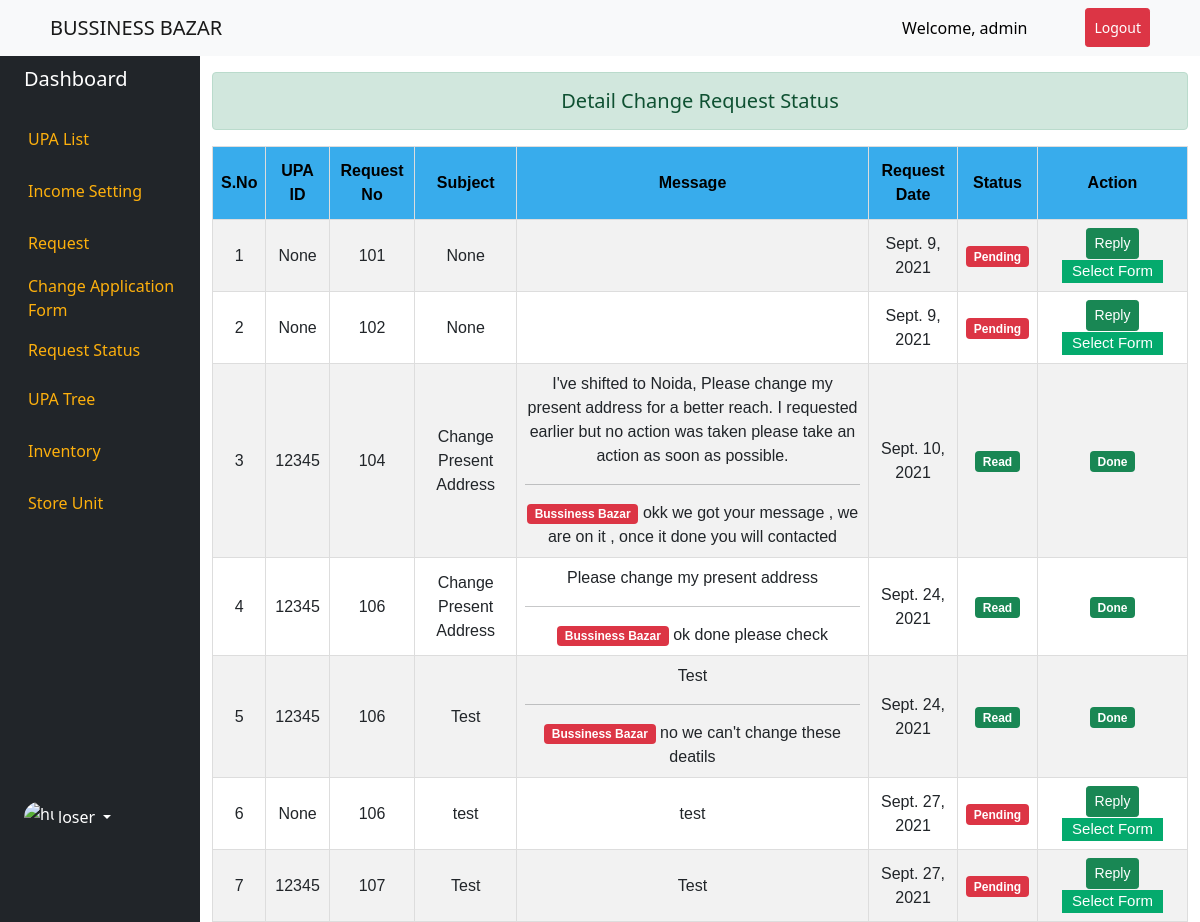
/change_request_status/ (signed in), run on the app's committed database.
### dashboard/models.py (models this page shows, shortened)
class UPAChangeRequest(models.Model):
    REQUEST_STATUS = (
        ('Pending','Pending'),
        ('Read','Read'),
    )
    user = models.ForeignKey(Profile,on_delete=models.CASCADE,blank=True, null=True,related_name="changes_request")
    upa_id = models.CharField(max_length=20,blank=True, null=True)
    subject = models.CharField(max_length=100,blank=True, null=True)
    message = models.TextField(blank=True, null=True)
    request_no = models.PositiveIntegerField(blank=True, null=True)
    request_date = models.DateField(auto_now=True,blank=True, null=True)
    status = models.CharField(max_length=20,choices=REQUEST_STATUS,default="Pending",blank=True, null=True)
    reply_message = models.TextField(blank=True, null=True)

### accounts/models.py (models this page shows, shortened)
class Profile(models.Model):
    user = models.OneToOneField(User, on_delete=models.CASCADE)
    uid_no = models.CharField(max_length=100,blank=True, null=True,verbose_name="UID No.")
    bio = models.TextField(max_length=500, blank=True)
    location = models.CharField(max_length=30, blank=True)
    birth_date = models.DateField(null=True, blank=True)
    linked_upa = models.ManyToManyField(User,related_name="linked_upa",blank=True)
    left_branch = models.BooleanField(default=False)
    left_upa = models.ForeignKey(User,on_delete=models.CASCADE,blank=True, null=True,related_name="left_branch")
    middle_branch = models.BooleanField(default=False)
    middle_upa = models.ForeignKey(User,on_delete=models.CASCADE,blank=True, null=True,related_name="middle_branch")
    right_branch = models.BooleanField(default=False)
    right_upa = models.ForeignKey(User,on_delete=models.CASCADE,blank=True, null=True,related_name="right_branch")
    initial_form_status = models.BooleanField(default=False)

### dashboard/views.py (the view)
# urls.py: path('change_request_status/',change_request_status,name="changes-request-status"),
def change_request_status(request):
    req_status = None
    group = None
    profile = ""
    if request.user.groups.exists():
        group = request.user.groups.all()[0].name
    if group == "Admin":
        req_status = UPAChangeRequest.objects.all().order_by('request_no')
    else:
        user = request.user
        profile = Profile.objects.get(user_id = user)
        req_status = UPAChangeRequest.objects.filter(user_id =profile.id)
        print(req_status)
    context = {'req_status':req_status,'group':group,'profile':profile}
    return render(request,'dashboard/request_status.html',context)

### templates/dashboard/request_status.html (shortened to what this page needs)
{% extends "base.html" %}
{% block content %}
<div class="container-fluid">
    <div class="row flex-nowrap">
        {% include 'left_panel.html' %}
        <div class="col">
            <h5 class="alert alert-success text-center mt-3">Detail Change Request Status</h5>
            <table id="customers">
                <tr>
                    <th>S.No</th>
                    <th>UPA ID</th>
                    <th>Request No</th>
                    <th>Subject</th>
                    <th>Message</th>
                    <th>Request Date</th>
                    <th>Status</th>
                    {% if group == "Admin" %}
                    <th>Action</th>
                    {% endif %}
                </tr>
                {% for status in req_status %}
                <tr>
                    <td>{{forloop.counter}}</td>
                    <td>{{status.user.uid_no}}</td>
                    <td>{{status.request_no}}</td>
                    <td>{{status.subject}}</td>
                    <td>{{status.message}}
                        {% if status.reply_message%}
                        <br> <hr>
                        <span class="badge bg-danger">Bussiness Bazar</span>
                        {{status.reply_message}}
                        {% endif %}
                    </td>
                    <td>{{status.request_date}}</td>
                    <td>
                        {% if status.status == "Pending"%}
                        <span class="badge bg-danger">{{status.status}}</span>
                        {% else %}
                        <span class="badge bg-success">{{status.status}}</span>
                        {% endif %}
                    </td>
                    {% if group == "Admin" %}
                    <td width="150">
                        {% if status.status == "Pending"%}
                        <a href="{% url 'reply_to_request' status.id %}" class="btn btn-sm btn-success">Reply</a>
                        <div class="dropdown">
                            <button class="dropbtn">Select Form</button>
                          </div>
                        {% else %}
                        <span class="badge bg-success">Done</span>
                        {% endif%}
                    </td>
                    {% endif %}
                </tr>
                {% endfor %}
            </table>
        </div>
    </div>
</div>
                {% include 'dashboard/reply_message.html'%}
{% endblock content %}

### templates/base.html (shortened to what this page needs)
<!doctype html>
<html lang="en">
{% load static %}
  <head>
    <link href="https://cdn.jsdelivr.net/npm/bootstrap@5.0.2/dist/css/bootstrap.min.css" rel="stylesheet">
    <link href="{% static 'style.css'%}" rel="stylesheet">
    <link rel="stylesheet" href="https://cdnjs.cloudflare.com/ajax/libs/font-awesome/4.7.0/css/font-awesome.min.css">
  </head>
  <body>
  <nav class="navbar navbar-expand-lg navbar-light bg-light bg-primary">
  <a class="navbar-brand" href="{% url 'home'%}" style="margin-left:50px;">BUSSINESS BAZAR</a>
  <div class="collapse navbar-collapse" id="navbarSupportedContent">
    <ul class="navbar-nav ms-auto">
    {% if request.user.is_authenticated %}
    <li class="nav-item">
        <a class="nav-link" href="#" style="margin-right:50px; color:black;">Welcome, {{request.user.username}}</a>
      </li>
      <li class="nav-item">
        <a class="nav-link btn btn-sm btn-danger" href="{% url 'logout' %}" style="margin-right:50px; color:white;">Logout</a>
      </li>
      {% else %}
      <li class="nav-item">
        <a class="nav-link btn btn-primary" href="{% url 'login' %}" style="margin-right:30px; color:white">Login</a>
      </li>
    {% endif %}
    </ul>
</nav>
    {% block content %}
    {% endblock content %}
  </body>
</html>

### static/style.css (style rules this page uses)
#customers { font-family: Arial, Helvetica, sans-serif; border-collapse: collapse; width: 100%; }
#customers td, #customers th { border: 1px solid #ddd; padding: 8px; }
#customers tr:nth-child(even) { background-color: #f2f2f2; }
#customers th { padding-top: 12px; padding-bottom: 12px; text-align: center; background-color: #38ACEC; color: black; }
#customers td { text-align: center; }
.nav-item { color: #fdbe39; }

### templates/dashboard/request_status.html (style rules this page uses)
#customers { font-family: Arial, Helvetica, sans-serif; border-collapse: collapse; width: 100%; }
#customers td, #customers th { border: 1px solid #ddd; padding: 8px; }
#customers tr:nth-child(even) { background-color: #f2f2f2; }
#customers th { padding-top: 12px; padding-bottom: 12px; text-align: center; background-color: #38ACEC; color: black; }
#customers td { text-align: center; }
.dropbtn { background-color: #04AA6D; color: white; padding: 0px 10px; font-size: 15px; border: none; }
.dropdown { position: relative; display: inline-block; }

### data on the page
UPAChangeRequest: user.uid_no "None", request_no "101", subject "None", request_date "Sept. 9, 2021", status "Pending", shows "Reply"
UPAChangeRequest: user.uid_no "None", request_no "102", subject "None", request_date "Sept. 9, 2021", status "Pending", shows "Reply"
UPAChangeRequest: user.uid_no "12345", request_no "104", subject "Change Present Address", message "I've shifted to Noida, Please change my present address for a better reach. I requested earlier but no action was taken please take an action as soon as possible.", reply_message "okk we got your message , we are on it , once it done you will contacted", request_date "Sept. 10, 2021", status "Read", shows "Done"
UPAChangeRequest: user.uid_no "12345", request_no "106", subject "Change Present Address", message "Please change my present address", reply_message "ok done please check", request_date "Sept. 24, 2021", status "Read", shows "Done"
UPAChangeRequest: user.uid_no "12345", request_no "106", subject "Test", message "Test", reply_message "no we can't change these deatils", request_date "Sept. 24, 2021", status "Read", shows "Done"
UPAChangeRequest: user.uid_no "None", request_no "106", subject "test", message "test", request_date "Sept. 27, 2021", status "Pending", shows "Reply"
UPAChangeRequest: user.uid_no "12345", request_no "107", subject "Test", message "Test", request_date "Sept. 27, 2021", status "Pending", shows "Reply"

### other printed values
{{ request.user.username }} "admin"
